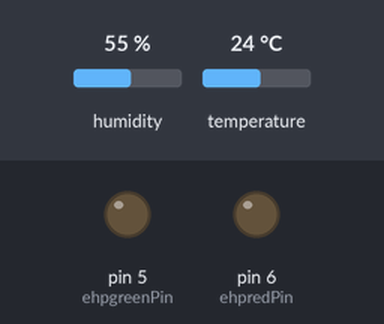
Recording of a sketch running on a simulated Arduino Uno, built for the host (arithmetic inside an expression is 32-bit, double 64-bit). Shown: output pins drawn as LEDs (lit = HIGH). The test bench sets the inputs (shaded band); at power-on: temperature 24 °C, humidity 55 %.

Above: at 0.1 s.
At 4.8 s:
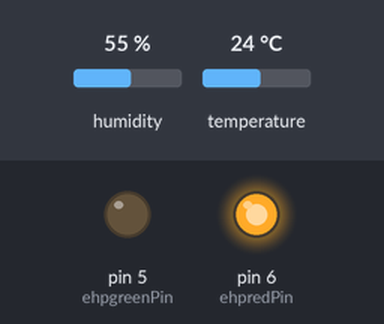
4.9 s: temperature set to 29 °C
8.9 s: temperature set to 32 °C
At 10.5 s:
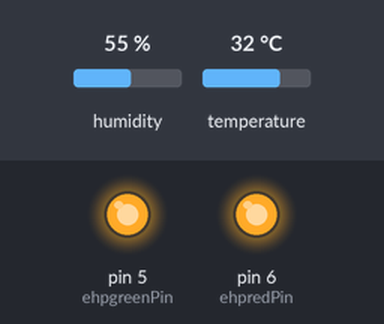
Timing chart, 0 to 12.0 s (numbered marks = the images above; inputs shaded):
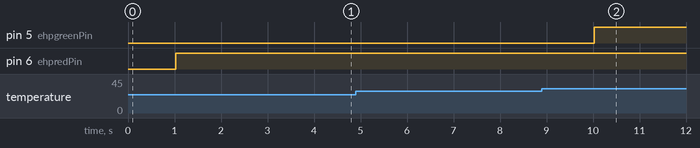

The sketch:

Humi1206.ino
```cpp
#include <SoftwareSerial.h>
#include <ArduinoJson.h>
#include "DHT.h"       // DHT.h 라이브러리를 포함한다
#define DHTPIN 4      // DHT핀을 4번으로 정의한다(DATA핀)
#define DHTTYPE DHT11  // DHT타입을 DHT11로 정의한다
DHT dht(DHTPIN, DHTTYPE);  // DHT설정 - dht (디지털4, dht11)

SoftwareSerial BTSerial(2,3); // SoftwareSerial(RX, TX)

//냉난방
int ehpSensorPin = 4; //온습도 핀 번호
int ehpgreenPin = 5;
int ehpredPin = 6;
int ehpAMState = 1;
int ehpDevState = 0;


unsigned long pre_time = 0;
int led_red = HIGH;
int led_green = HIGH;
int red_state = LOW;

void temparate(float temp){ //온도 데이터 json으로 변환
String jsondata = "";
StaticJsonBuffer<200> jsonBuffer;
JsonObject& root = jsonBuffer.createObject();
    root["sensorCode"] = "4";
    root["sensorValue"] = temp;
    root["deviceCode"] = "4";
    root["deviceValue"] = "tempState";
    root["pinNumber"] = "tempPin";
    root["autoMode"] = "autoMode";

root.printTo(BTSerial); //String 으로 변환
BTSerial.println();
}

void humidity(float humi){  //습도 데이터 json으로 변환
String jsondata = "";
StaticJsonBuffer<200> jsonBuffer;
JsonObject& root = jsonBuffer.createObject();

    root["sensorCode"] = "4";
    root["sensorValue"] = humi;
    root["deviceCode"] = "4";
    root["deviceValue"] = "humiState";
    root["pinNumber"] = "humiPin";
    root["autoMode"] = "autoMode";

root.printTo(BTSerial); //String 으로 변환
BTSerial.println();
}

void red(int red){ //redPin 데이터 json으로 변환
   String reddata = "";
   StaticJsonBuffer<200> jsonBuffer;
   JsonObject& root = jsonBuffer.createObject();

    root["sensorCode"] = "6";
    root["sensorValue"] = red;
    root["deviceCode"] = "4";
    root["deviceValue"] = "redState";
    root["pinNumber"] = "redPin";
    root["autoMode"] = "autoMode";


   root.printTo(BTSerial); //String 으로 변환
    BTSerial.println();
  }
void green(){ //greenPin json으로 변환
    int green = digitalRead(5);

   String greendata = "";
   StaticJsonBuffer<200> jsonBuffer;
   JsonObject& root = jsonBuffer.createObject();

    root["sensorCode"] = "5";
    root["sensorValue"] = green;
    root["deviceCode"] = "4";
    root["deviceValue"] = "greenState";
    root["pinNumber"] = "greenPin";
    root["autoMode"] = "autoMode";

    root.printTo(BTSerial); //String 으로 변환
    BTSerial.println();

}

void TH(){
   unsigned long cur_time = millis();
 if(cur_time - pre_time >= 1000){
  pre_time = cur_time;
float humi = dht.readHumidity();  // 변수 h에 습도 값을 저장
float temp = dht.readTemperature();  // 변수 t에 온도 값을 저장

 if(temp >=31 && humi >=9){
          digitalWrite(5,led_green);
       }else{
          digitalWrite(6,led_red);
          red_state = digitalRead(6);
       }
  temparate(temp);
  humidity(humi);
  red(red_state);
  green();
  }
}

void setup() {
  Serial.begin(9600); //통신속도 설정
  BTSerial.begin(9600);
  pinMode(5,OUTPUT);
  pinMode(6,OUTPUT);
}

void loop() {
  TH();
}
```

Measured:
- the behaviour switches between 30 and 31 °C on temperature (found by bisection; images 1 and 2)
- after the input at 4.9 s, every drawn part: stays the same
- after the input at 8.9 s, pin 5 (ehpgreenPin): LOW → HIGH after 1.1 s
